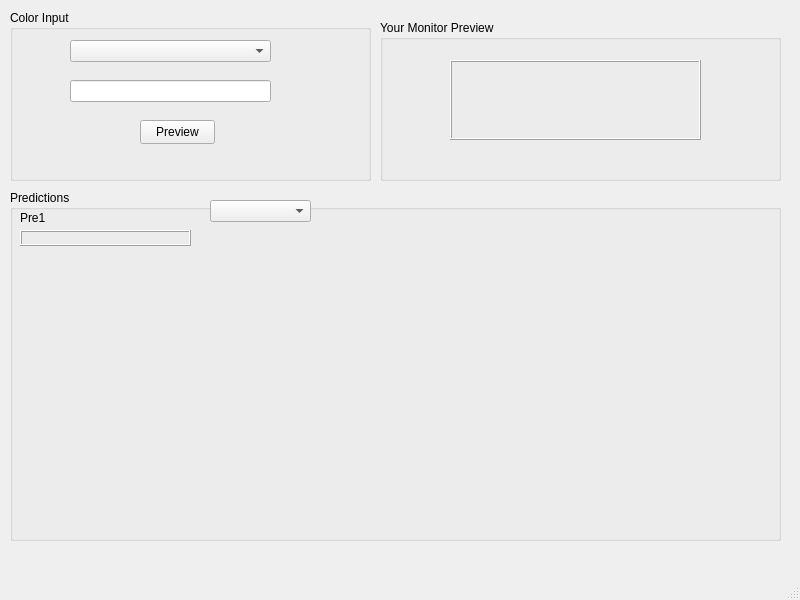
<?xml version="1.0" encoding="UTF-8"?>
<ui version="4.0">
 <class>MainWindow</class>
 <widget class="QMainWindow" name="MainWindow">
  <property name="geometry">
   <rect>
    <x>0</x>
    <y>0</y>
    <width>800</width>
    <height>600</height>
   </rect>
  </property>
  <property name="windowTitle">
   <string>MainWindow</string>
  </property>
  <widget class="QWidget" name="centralwidget">
   <widget class="QGroupBox" name="ColorInput">
    <property name="geometry">
     <rect>
      <x>10</x>
      <y>10</y>
      <width>361</width>
      <height>171</height>
     </rect>
    </property>
    <property name="title">
     <string>Color Input</string>
    </property>
    <widget class="QLineEdit" name="colorInputEdit">
     <property name="geometry">
      <rect>
       <x>60</x>
       <y>70</y>
       <width>201</width>
       <height>22</height>
      </rect>
     </property>
    </widget>
    <widget class="QComboBox" name="formatComboBox">
     <property name="geometry">
      <rect>
       <x>60</x>
       <y>30</y>
       <width>201</width>
       <height>22</height>
      </rect>
     </property>
    </widget>
    <widget class="QPushButton" name="previewButton">
     <property name="geometry">
      <rect>
       <x>130</x>
       <y>110</y>
       <width>75</width>
       <height>24</height>
      </rect>
     </property>
     <property name="text">
      <string>Preview</string>
     </property>
    </widget>
   </widget>
   <widget class="QGroupBox" name="groupBox">
    <property name="geometry">
     <rect>
      <x>380</x>
      <y>20</y>
      <width>401</width>
      <height>161</height>
     </rect>
    </property>
    <property name="title">
     <string>Your Monitor Preview</string>
    </property>
    <widget class="QFrame" name="colorPreviewFrame">
     <property name="geometry">
      <rect>
       <x>70</x>
       <y>40</y>
       <width>251</width>
       <height>80</height>
      </rect>
     </property>
     <property name="frameShape">
      <enum>QFrame::Shape::Box</enum>
     </property>
     <property name="frameShadow">
      <enum>QFrame::Shadow::Raised</enum>
     </property>
    </widget>
   </widget>
   <widget class="QGroupBox" name="groupBox_2">
    <property name="geometry">
     <rect>
      <x>10</x>
      <y>190</y>
      <width>771</width>
      <height>351</height>
     </rect>
    </property>
    <property name="title">
     <string>Predictions</string>
    </property>
    <widget class="QFrame" name="prediction1Frame">
     <property name="geometry">
      <rect>
       <x>10</x>
       <y>40</y>
       <width>171</width>
       <height>16</height>
      </rect>
     </property>
     <property name="minimumSize">
      <size>
       <width>100</width>
       <height>10</height>
      </size>
     </property>
     <property name="frameShape">
      <enum>QFrame::Shape::Box</enum>
     </property>
     <property name="frameShadow">
      <enum>QFrame::Shadow::Raised</enum>
     </property>
    </widget>
    <widget class="QLabel" name="label">
     <property name="geometry">
      <rect>
       <x>10</x>
       <y>20</y>
       <width>49</width>
       <height>16</height>
      </rect>
     </property>
     <property name="text">
      <string>Pre1</string>
     </property>
    </widget>
    <widget class="QComboBox" name="monitorTypeComboBox">
     <property name="geometry">
      <rect>
       <x>200</x>
       <y>10</y>
       <width>101</width>
       <height>22</height>
      </rect>
     </property>
    </widget>
   </widget>
  </widget>
  <widget class="QMenuBar" name="menubar">
   <property name="geometry">
    <rect>
     <x>0</x>
     <y>0</y>
     <width>800</width>
     <height>22</height>
    </rect>
   </property>
  </widget>
  <widget class="QStatusBar" name="statusbar"/>
 </widget>
 <resources/>
 <connections/>
</ui>
